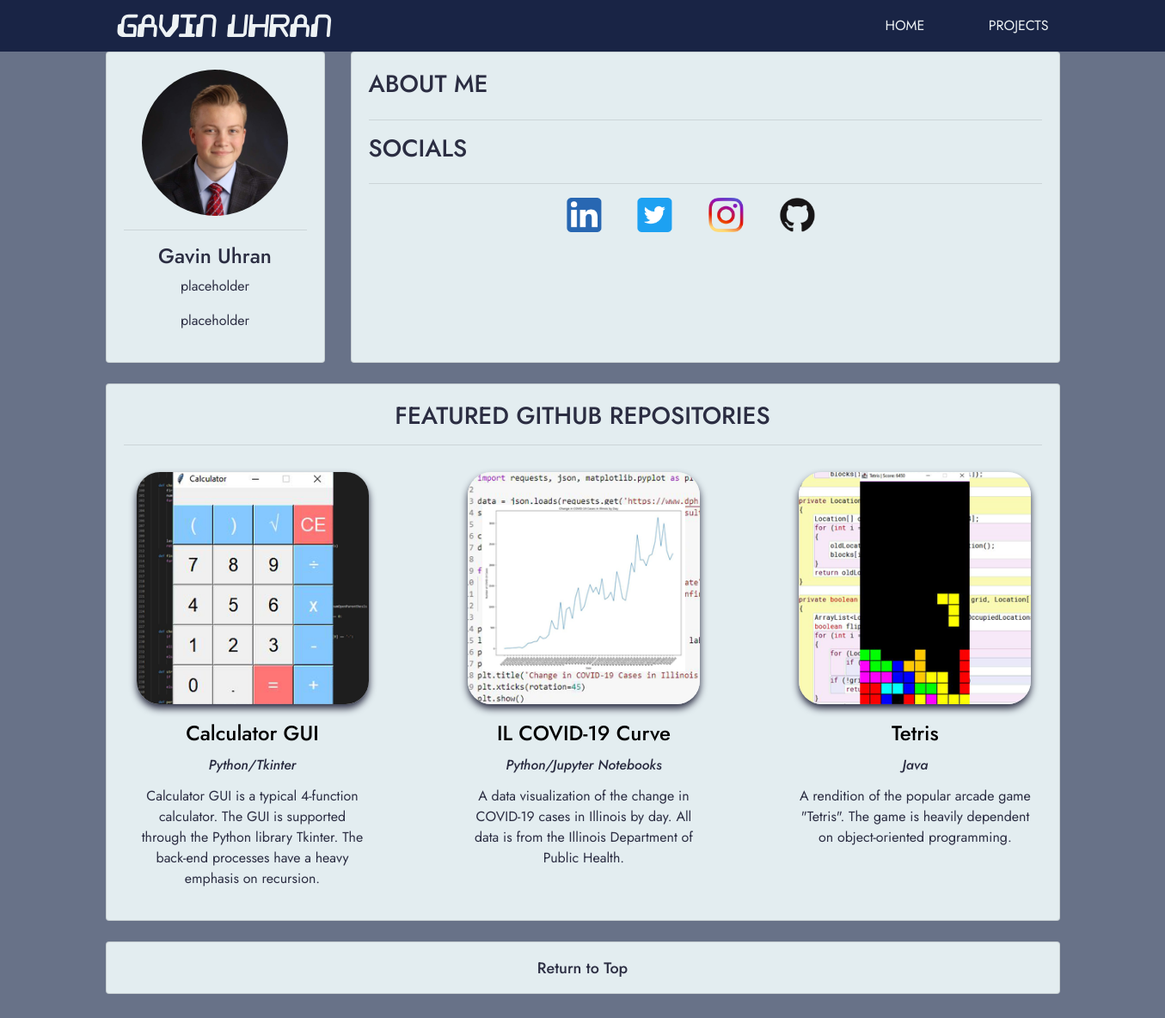
The app's page /, older data.
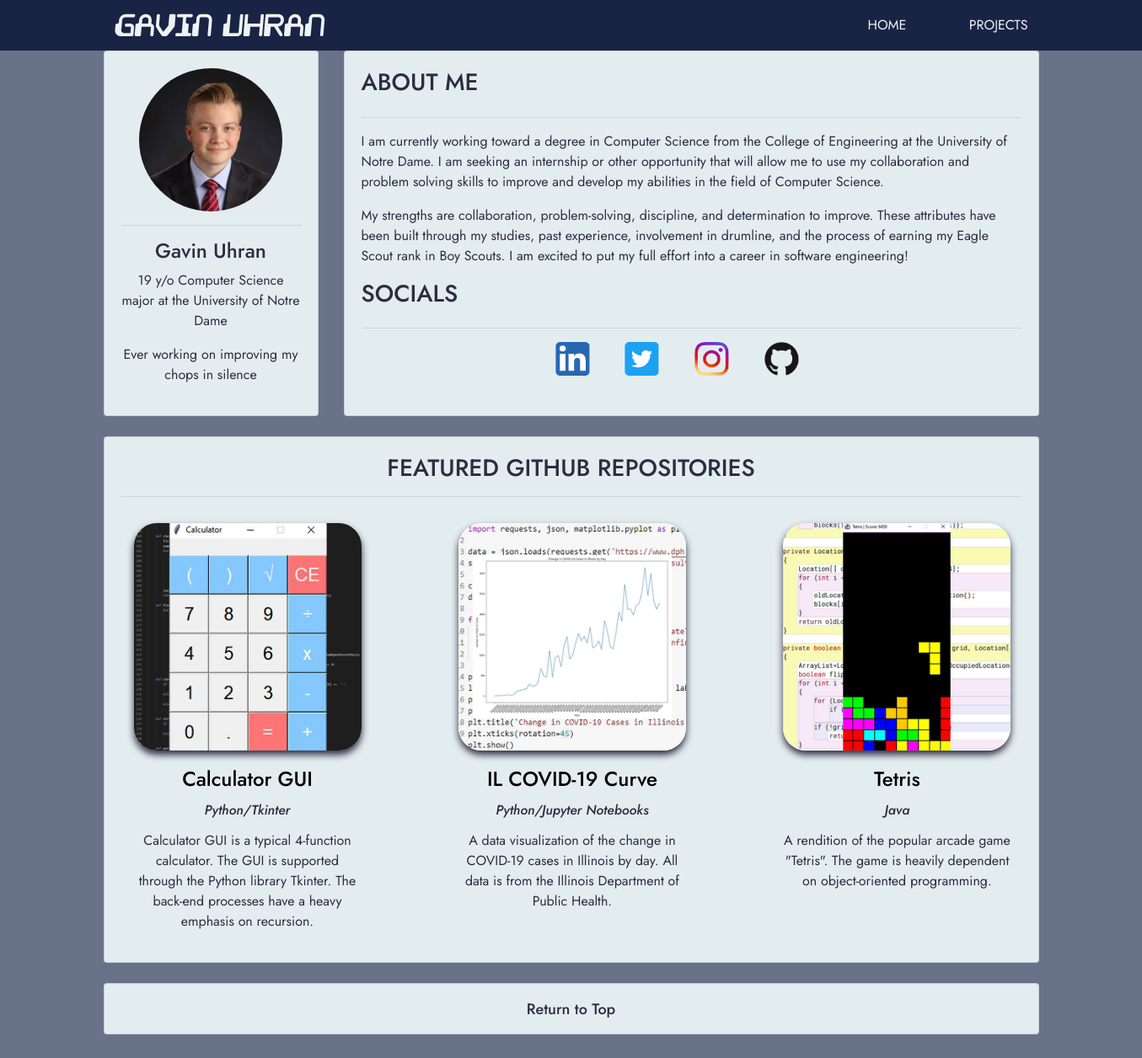
The same page, newer data.
### base/models.py (models this page shows, shortened)
class Profile(models.Model):
    picture = models.ImageField(default='default.png', blank=True)
    description1 = models.TextField(default="placeholder")
    description2 = models.TextField(default="placeholder")

class LinkedIn(models.Model):
    url = models.TextField(default='https://linkedin.com/in/gavinuhran/')

class Twitter(models.Model):
    url = models.TextField(default='https://twitter.com/gavinuhran/')

class Instagram(models.Model):
    url = models.TextField(default='https://instagram.com/gavinuhran/')

class GitHub(models.Model):
    url = models.TextField(default='https://github.com/gavinuhran/')

class FeaturedProject(models.Model):
    thumbnail = models.ImageField(default='default.png', blank=True)
    url = models.TextField(default='https://github.com/gavinuhran/')
    title = models.CharField(max_length=100)
    lang = models.CharField(max_length=100)
    desc = models.TextField()
    date = models.DateField(default=datetime.date.today)

class AboutMe(models.Model):
    aboutMe1 = models.TextField()
    aboutMe2 = models.TextField()

### base/views.py (the view)
# urls.py: path('', views.home),
def home(request):
    profiles = Profile.objects.all()
    aboutMes = AboutMe.objects.all()
    linkedinLinks = LinkedIn.objects.all()
    twitterLinks = Twitter.objects.all()
    instagramLinks = Instagram.objects.all()
    githubLinks = GitHub.objects.all()
    featuredProjects = FeaturedProject.objects.all().order_by('-date')
    return render(request, 'base/home.html', {'profiles': profiles, 'aboutMes': aboutMes, 'linkedinLinks': linkedinLinks, 'twitterLinks': twitterLinks, 'instagramLinks': instagramLinks, 'githubLinks': githubLinks, 'featuredProjects': featuredProjects})

### base/templates/base/home.html (shortened to what the changed rows need)
{% load static %}
<!DOCTYPE html>
<html lang="en">
<head>
    <link href="{% static '/css/home.css' %}" rel="stylesheet" type="text/css">
    <link href="{% static '/css/nav.css' %}" rel="stylesheet" type="text/css">
    <link href="{% static '/css/footer.css' %}" rel="stylesheet" type="text/css">
    <link rel="stylesheet" href="https://stackpath.bootstrapcdn.com/bootstrap/4.3.1/css/bootstrap.min.css">
</head>
<body style="background-color: #687288;">
    <div class="container">
        <div class="row">
            <div class="col-md-3">
                <div id="profile-wrapper" class="card card-body h-100">
                    {% for profile in profiles %}
                    <img id="profile-pic" src="{{ profile.picture.url }}" alt="Profile Picture">
                    <hr>
                    <h4>Gavin Uhran</h4>
                    <p>{{ profile.description1 }}</p>
                    <p>{{ profile.description2 }}</p>
                    {% endfor %}
                </div>
            </div>
            <div class="col-md-9">
                <div class="card card-body h-100">
                    <h3>About Me</h3>
                    <hr>
                    {% for aboutMe in aboutMes %}
                    <p>{{ aboutMe.aboutMe1 }}</p>
                    <p>{{ aboutMe.aboutMe2 }}</p>
                    {% endfor %}
                    <h3>Socials</h3>
                    <hr>
                    <ul class="social-links">
                        <li>
                            {% for link in linkedinLinks %}
                            <a href="{{ link.url }}" target="_blank">
                                <img class="social" src="{% static 'images/mediaFiles/linkedin.png' %}" alt="LinkedIn Icon">
                            </a>
                            {% endfor %}
                        </li>
                        <li>
                            {% for link in twitterLinks %}
                            <a href="{{ link.url }}" target="_blank">
                                <img class="social" src="{% static 'images/mediaFiles/twitter.png' %}" alt="Twitter Icon">
                            </a>
                            {% endfor %}
                        </li>
                        <li>
                            {% for link in instagramLinks %}
                            <a href="{{ link.url }}" target="_blank">
                                <img class="social" src="{% static 'images/mediaFiles/instagram.png' %}" alt="Instagram Icon">
                            </a>
                            {% endfor %}
                        </li>
                        <li>
                            {% for link in githubLinks %}
                            <a href="{{ link.url }}" target="_blank">
                                <img class="social" src="{% static 'images/mediaFiles/github.png' %}" alt="Github Icon">
                            </a>
                            {% endfor %}
                        </li>
                    </ul>
                </div>
            </div>
        </div>
        <br>
        <div class="row">
            <div class="col-md-12">
                <div class="card card-body h-100">
                    <div class="project-grid-container">
                        {% for project in featuredProjects %}
                        <a class="project-link" href="{{ project.url }}" target="_blank">
                            <div class="project1 project-container">
                                <div class="project-image">
                                    <img class="repo-icon" src="{{ project.thumbnail.url }}" alt="{{ project.title }}">
                                </div>
                                <div class="project-title">
                                    <h5>{{ project.title }}</h5>
                                </div>
                                <div class="project-lang">
                                    <h6>{{ project.lang }}</h6>
                                </div>
                                <div class="project-desc">
                                    <p class="project-desc">{{ project.desc }}</p>
                                </div>
                            </div>
                        </a>
                        {% endfor %}
                    </div>
                </div>
            </div>
        </div>
        <br>
        <br>
    </div>
</body>
</html>

Row changes from the older to the newer data that the page shows:
computed for Profile: description1 "placeholder" → "19 y/o Computer Science major at the University of Notre Dame"; description2 "placeholder" → "Ever working on improving my chops in silence"
added AboutMe: aboutMe1 "I am currently working toward a degree in Computer Science from the College of Engineering at the University of Notre Dame. I am seeking an internship or other opportunity that will allow me to use my collaboration and problem solving skills to improve and develop my abilities in the field of Computer Science.", aboutMe2 "My strengths are collaboration, problem-solving, discipline, and determination to improve. These attributes have been built through my studies, past experience, involvement in drumline, and the process of earning my Eagle Scout rank in Boy Scouts. I am excited to put my full effort into a career in software engineering!"
